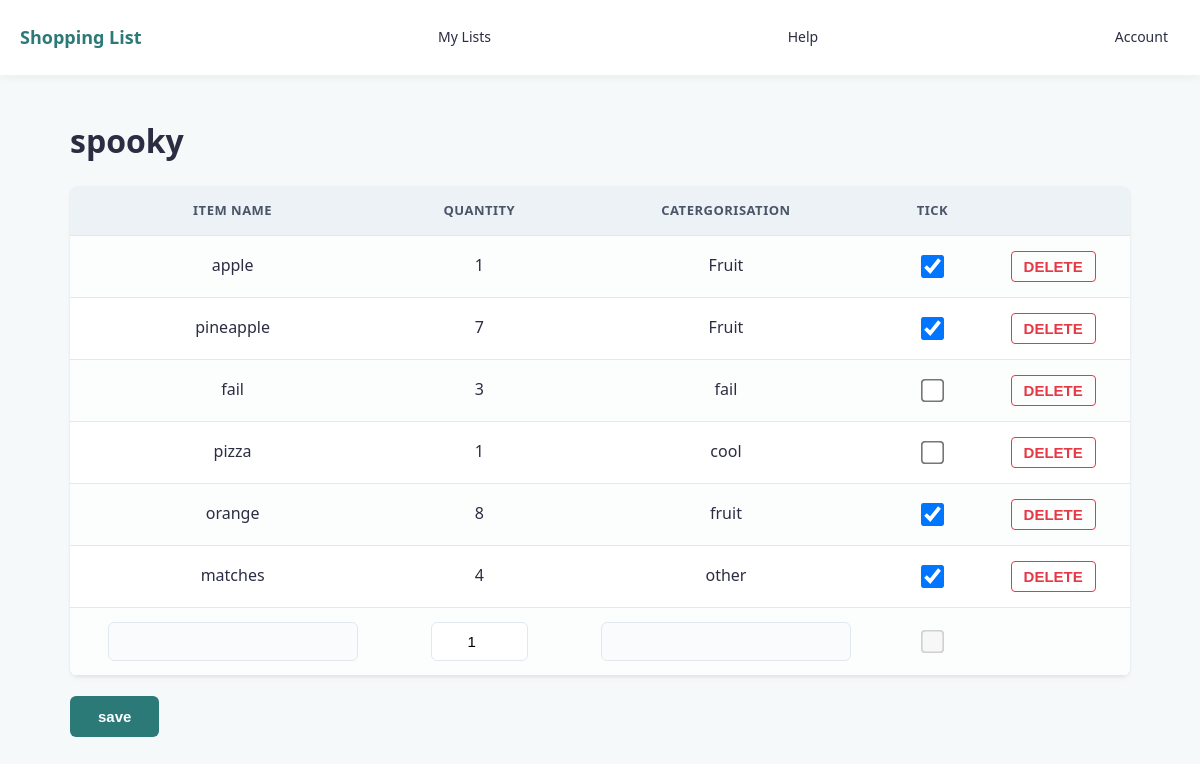
/list/1 (signed in), run on an earlier commit of the app's database.
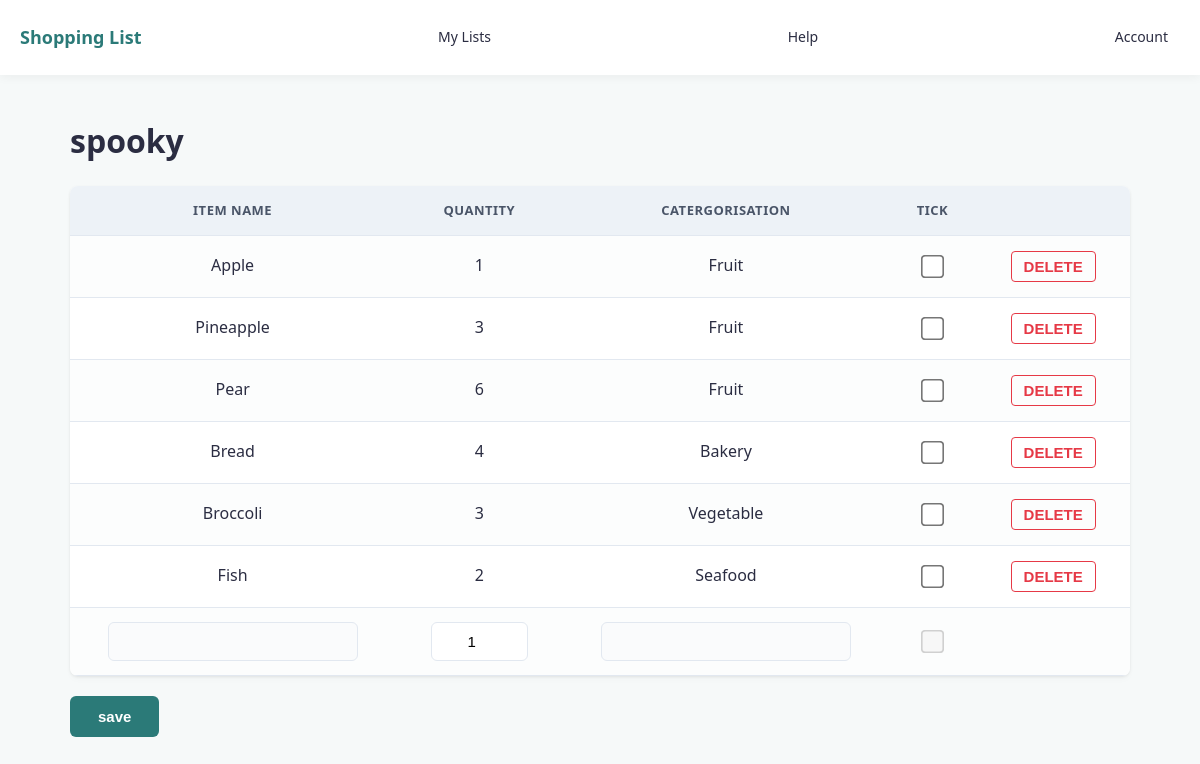
And on a later commit of the database.
### tables this page shows
CREATE TABLE "lists" (list_id INTEGER NOT NULL PRIMARY KEY, list_name TEXT, user_id INTEGER REFERENCES user (user_id));

CREATE TABLE "list_contents" (`list_id` INTEGER REFERENCES `lists`(`list_id`), `item_id` INTEGER REFERENCES `item`(`item_id`), `quantity` INTEGER, "ticked" BOOLEAN);

CREATE TABLE "item" (item_id INTEGER NOT NULL PRIMARY KEY, item_name TEXT NOT NULL, catergorisation TEXT);

### shopping_list.py (the view, shortened to what this page needs)
@app.route("/list/<int:list_id>", methods=["GET", "POST"])
def list_route(list_id=None):
    if "user_id" not in session:
        return redirect(url_for("login"))
    db = get_db()
    current_user_id = session["user_id"]
    current_list = None
    if list_id:
        sql_list = "SELECT * FROM lists WHERE list_id = ? AND user_id = ?"
        current_list = query_db(sql_list, [list_id, current_user_id], one=True)
        if not current_list:
            return redirect(url_for("my_lists"))
        sql = """SELECT * FROM list_contents
                JOIN item ON item.item_id=list_contents.item_id
                WHERE list_contents.list_id = ?;"""
        results = query_db(sql, [list_id]) or []
    else:
        results = []
    return render_template("list.html", list=results, list_id=list_id, current_list=current_list)

### shopping_list.py (called while the page is built)
def get_db():
    db = getattr(g, '_database', None)
    if db is None:
        db = g._database = sqlite3.connect(DATABASE)
        db.row_factory = sqlite3.Row
    return db

@app.teardown_appcontext
def close_connection(exception):
    db = getattr(g, '_database', None)
    if db is not None:
        db.close()

def query_db(query, args=(), one=False):
    cur = get_db().execute(query, args)
    rv = cur.fetchall()
    cur.close()
    return (rv[0] if rv else None) if one else rv

### templates/list.html (shortened to what this page needs)
{% extends "index.html" %}
{% block body %}
<h1>{{ current_list.list_name }}</h1>
<form action="{{ url_for('list_route', list_id=list_id) }}" method="post">
<table>
    <tr>
        <th>Item Name</th>
        <th>Quantity</th>
        <th>Catergorisation</th>
        <th>tick</th>
        <th></th>
    </tr>
    {% for item in list %}
    <tr>
        <td>{{ item.item_name }}</td>
        <td>{{ item.quantity }}</td>
        <td>{{ item.catergorisation }}</td>
        <td>
            <input name="ticked_items" type="checkbox" value="{{ item.item_id }}" {% if item.ticked == 1 %}checked{% endif %}>
        </td>
        <td>
            <input type="submit" value="DELETE" form="delete-form-{{ item.item_id }}">
        </td>
    </tr>
    {% endfor %}
    <tr>
        <td>
            <input name="item_name" list="food">
        </td>
        <td><input type="number" name="quantity" min="1" max="999" value="1"></td>
        <td>
            <input list="food-type" name="catergorisation">
        </td>
        <td><input type="checkbox" disabled></td>
        <td></td>
    </tr>
</table>
<input type="submit" value="save">
</form>
{% endblock  %}

### templates/index.html (shortened to what this page needs)
<!DOCTYPE html>
<html lang="en">
<head>
    <link rel="stylesheet" href="{{url_for('static', filename='style.css')}}">
</head>
<body>
    <header>
        <nav>
            <a href="{{ url_for('home')}}">Shopping List</a>
            {% if session.get('user_id') %}
                <a href="{{ url_for('my_lists')}}">My Lists</a>
                <a>Help</a>
                <a href="{{ url_for('logout')}}">Account</a>
            {% else %}
                <a href="{{ url_for('login')}}">Login</a>
                <a href="{{ url_for('signup')}}">Sign Up</a>
            {% endif %}
        </nav>
    </header>
    <main class="content-container">
        {% block body %}
        {% endblock %}
    </main>
</body>
</html>

### static/style.css (style rules this page uses)
:root { --primary-colour: #2b7a78; --primary-hover: #3a9694; --bg-colour: #f6f9f9; --card-bg: #ffffff; --text-colour: #2b2d42; --border-colour: #e2e8f0; --delete-colour: #e63946; }
body { font-family: system-ui, -apple-system, BlinkMacSystemFont, 'Segoe UI', Roboto, Oxygen, Ubuntu, Cantarell, 'Open Sans', 'Helvetica Neue', sans-serif; background-color: var(--bg-colour); color: var(--text-colour); margin: 0; padding: 0; line-height: 1.6; }
header { background-color: var(--card-bg); box-shadow: 0 2px 10px rgba(0, 0, 0, 0.05); position: sticky; top: 0; z-index: 1000; }
nav { display: flex; justify-content: space-between; align-items: center; max-width: 1200px; margin: 0 auto; padding: 15px 20px; flex-wrap: wrap; }
nav a { color: var(--text-colour); text-decoration: none; font-weight: 500; padding: 8px 12px; border-radius: 6px; font-size: clamp(14px, 1.1vw, 18px); }
nav a:first-child { font-weight: 700; font-size: clamp(18px, 1.5vw, 22px); color: var(--primary-colour); padding-left: 0; }
main, .content-container { max-width: 1100px; margin: 40px auto; padding: 0 20px; box-sizing: border-box; }
h1 { color: var(--text-colour); margin-bottom: 20px; }
table { width: 100%; border-collapse: collapse; background-color: var(--card-bg); border-radius: 8px; overflow: hidden; box-shadow: 0 4px 6px rgba(0, 0, 0, 0.02), 0 1px 3px rgba(0, 0, 0, 0.08); margin: 20px 0; }
table, th, td { border: none; }
th { background-color: #edf2f7; color: #4a5568; font-weight: 600; text-transform: uppercase; font-size: 13px; letter-spacing: 0.5px; border-bottom: 1px solid var(--border-colour); }
th, td { padding: 14px 20px; text-align: center; vertical-align: middle; border-bottom: 1px solid var(--border-colour); }
tr:nth-child(even) td { background-color: #fcfdfd; }
td { white-space: nowrap; }
form table input[type="checkbox"] { transform: scale(1.8); margin: 10px auto; display: block; cursor: pointer; }
input[type="text"], input[list] { width: 100%; max-width: 250px; padding: 10px 12px; font-size: 15px; border: 1px solid var(--border-colour); border-radius: 6px; box-sizing: border-box; background-color: #fafbfc; }
input[type="number"] { width: 75px; padding: 10px; font-size: 15px; text-align: center; border: 1px solid var(--border-colour); border-radius: 6px; }
input[type="submit"] { background-color: var(--primary-colour); color: #ffffff; padding: 12px 28px; font-size: 15px; font-weight: 600; border: none; border-radius: 6px; cursor: pointer; }
form input[value="DELETE"] { background-color: transparent; color: var(--delete-colour); border: 1px solid var(--delete-colour); padding: 6px 12px; border-radius: 4px; font-weight: 600; cursor: pointer; }

What changed in the data, as far as the page shows it:
removed list_contents: item_name "apple", quantity "1", catergorisation "Fruit", ticked "☑"
removed list_contents: item_name "pineapple", quantity "7", catergorisation "Fruit", ticked "☑"
removed list_contents: item_name "fail", quantity "3", catergorisation "fail"
removed list_contents: item_name "pizza", quantity "1", catergorisation "cool"
removed list_contents: item_name "orange", quantity "8", catergorisation "fruit", ticked "☑"
removed list_contents: item_name "matches", quantity "4", catergorisation "other", ticked "☑"
added list_contents: item_name "Apple", quantity "1", catergorisation "Fruit"
added list_contents: item_name "Pineapple", quantity "3", catergorisation "Fruit"
added list_contents: item_name "Pear", quantity "6", catergorisation "Fruit"
added list_contents: item_name "Bread", quantity "4", catergorisation "Bakery"
added list_contents: item_name "Broccoli", quantity "3", catergorisation "Vegetable"
added list_contents: item_name "Fish", quantity "2", catergorisation "Seafood"
